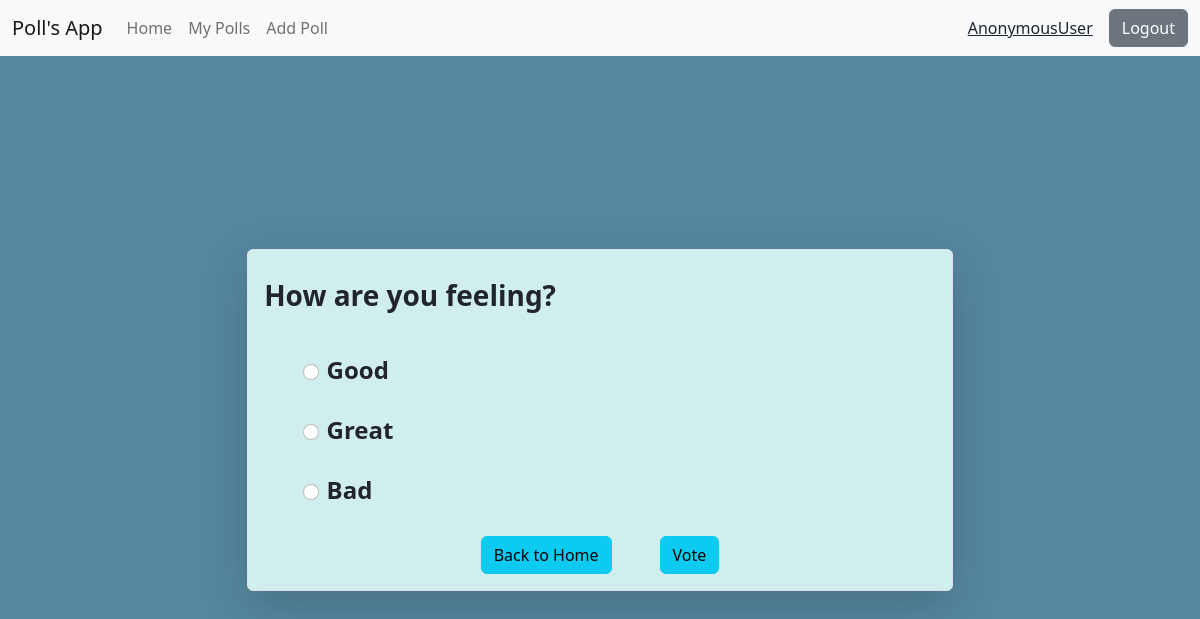
Page /vote/2 on the committed database.
### home/models.py (models this page shows, shortened)
class Poll(models.Model):
    question=models.TextField()
    option_one=models.CharField(max_length=20)
    option_two=models.CharField(max_length=20)
    option_three=models.CharField(max_length=20)
    option_one_count=models.IntegerField(default=0)
    option_two_count=models.IntegerField(default=0)
    option_three_count=models.IntegerField(default=0)
    deadline=models.DateField(default=datetime.now().today())
    created_by=models.CharField(max_length=20,default="user")

### home/views.py (the view, shortened to what this page needs)
# urls.py: path("vote/<poll_id>",views.vote,name="vote"),
def vote(request,poll_id):
    poll=Poll.objects.get(id=poll_id)
    current_date = datetime.now().date()
    if current_date>poll.deadline:
        messages.warning(request, 'This poll has already ended!')
        return redirect('/')
    template = loader.get_template('vote.html')
    context={
            'poll':poll
    }
    return HttpResponse(template.render(context, request))

### templates/vote.html (shortened to what this page needs)
{% extends 'base.html' %}
{% block body %}
<div class="container d-flex align-items-center justify-content-center" style="height:91vh;background-color:#5687a0;max-width:100%;">
    <form method="post" action="/vote/{{poll.id}}" class="border rounded shadow-lg" style="background-color:rgb(209, 238, 238)" >
        <p class="my-4 mx-3 fs-3 fw-bold">{{poll.question}}</p>
        <div class="d-flex align-items-center justify-content-center flex-column ">
            <div class="form-check p-2 my-1 d-flex align-items-center justify-content-start" style="width:80%">
                <input class="form-check-input me-2" type="radio" name="option_one_check" id="option_one_check">
                <label class="form-check-label fw-semibold fs-4" for="option_one_check">
                  {{poll.option_one}}
                </label>
              </div>
              <div class="form-check p-2 my-1 d-flex align-items-center justify-content-start" style="width:80%">
                <input class="form-check-input me-2" type="radio" name="option_two_check" id="option_two_check">
                <label class="form-check-label fw-semibold fs-4" for="option_two_check">
                  {{poll.option_two}}
                </label>
              </div>
              <div class="form-check p-2 my-1 d-flex align-items-center justify-content-start" style="width:80%">
                <input class="form-check-input me-2" type="radio" name="option_three_check" id="option_three_check">
                <label class="form-check-label fw-semibold fs-4" for="option_three_check">
                  {{poll.option_three}}
                </label>
              </div>
        </div>
        <div class="d-flex align-items-center justify-content-center">
            <a href="/"><button type="button" class="btn btn-info  mx-4 my-3">Back to Home</button></a>
            <button type="submit" class="btn btn-info mx-4 my-3">Vote</button>
        </div>
      </form>
</div>
{% endblock body %}

### static/style.css (style rules this page uses)
body { background-color: #5687a0; }
@media screen and (min-width:920px) { .container { max-width: 70%; } }
@media screen and (min-width:920px) { form { width: 60%; } }

### rows in the picture
Poll: question "How are you feeling?", option_one "Good", option_two "Great", option_three "Bad"

### other values in the picture
{{ request.user }} "AnonymousUser"
